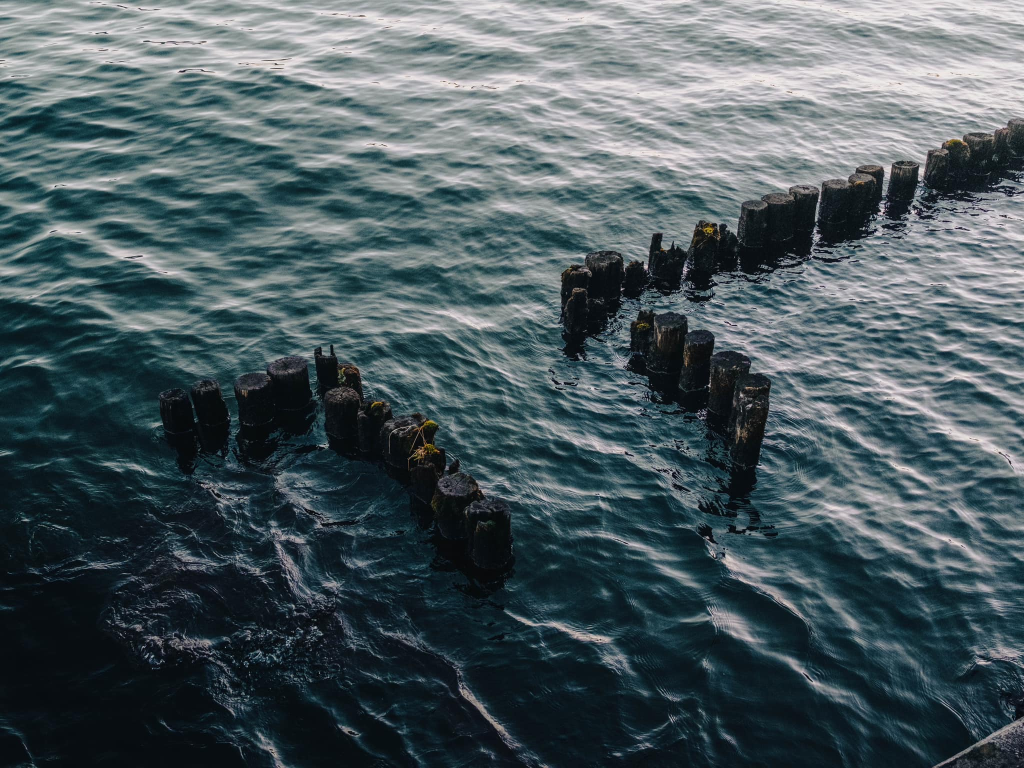
#> input picture twt/assets/823f.jpg, 2048 x 1536 px (shown at 1/2 size)
$ python intro.py
#> lines starting #> are read from the running program, lines starting #| are printed output that depends on the picture
import cv2
import random

# loads image from the specified path into a NumPy Array - in BGR format
img = cv2.imread('assets/823f.jpg', -1)
#> img is the input picture: shape (1536, 2048, 3); mean B, G, R 94, 89, 74.6
img = cv2.resize(img, (0,0), fx= 0.5, fy=0.5)
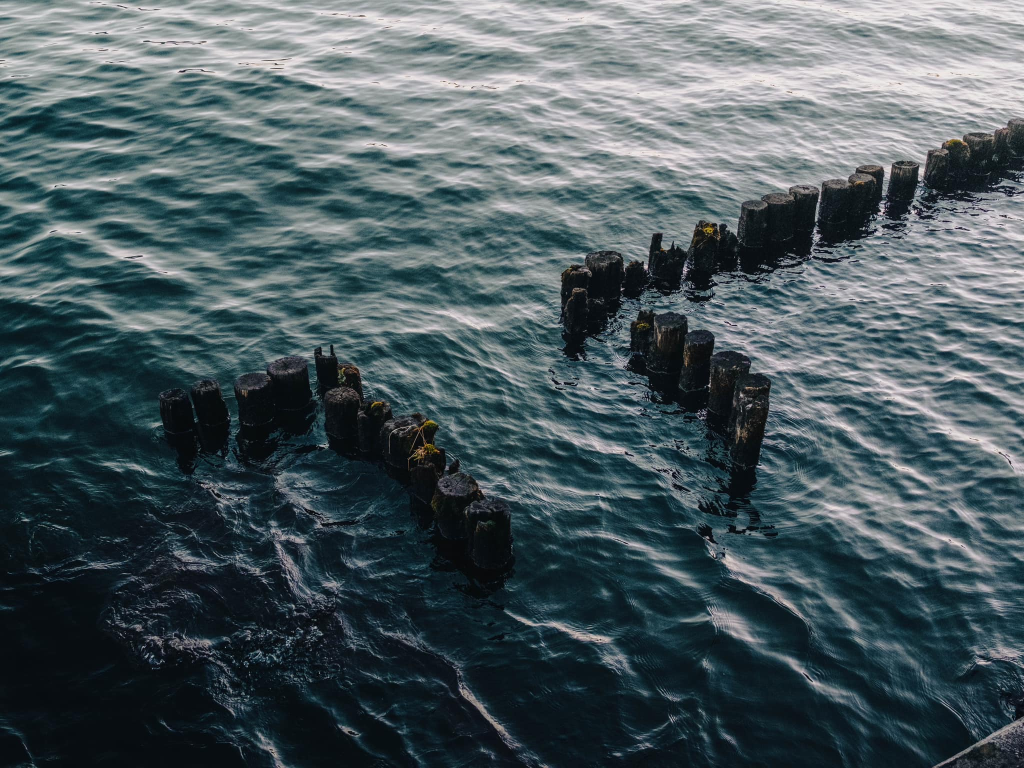
#> img: shape (768, 1024, 3); mean B, G, R 94.1, 89.1, 74.7
img = cv2.rotate(img, cv2.ROTATE_90_COUNTERCLOCKWISE)
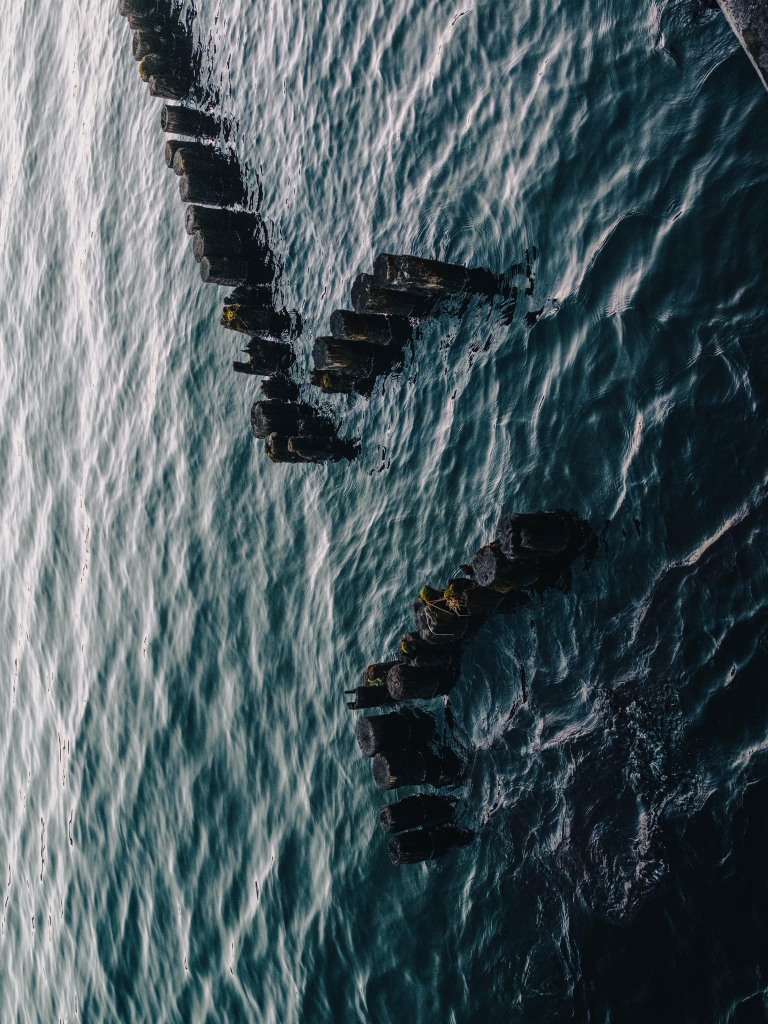
#> img: shape (1024, 768, 3); mean B, G, R 94.1, 89.1, 74.7

# save image after manipulation
cv2.imwrite('assets/my-notion-face-portrait.png', img)  # name of the file you want to store the img to, & source img

# opencv and numpy are closely related
# opencv turns its input image into a numpy array
# so if we
print(img) # it gives us a numpy array
#> (printed output is left out)
print(type(img))
#| <class 'numpy.ndarray'>
print(img.shape) # provides the height (rows), width(cols) and channels of the img
#| (1024, 768, 3)

# display image
cv2.imshow('Image', img)  # window name, image
cv2.waitKey(0)    # wait infinite amount of time, 5 means wait 5 seconds
cv2.destroyAllWindows()

# -1, cv2.IMREADER_COLOR : Loads a color image. Any transparency of image will be neglected. It is default.
# 0, cv2.IMREAD_GRAYSCALE: loads image in grayscale mode
# 1, cv2.IMREAD_UNCHANGED : loads image as such including alpha channel

$ run again, with twt/assets/rotated_img.jpg copied over twt/assets/823f.jpg
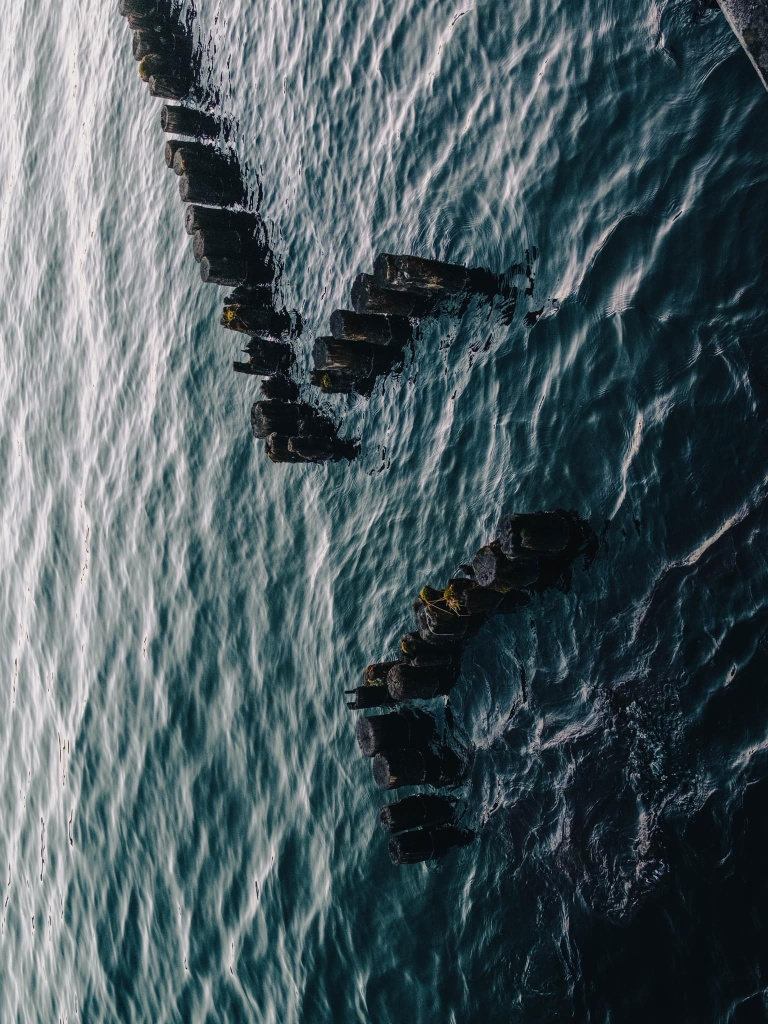
#> input picture twt/assets/rotated_img.jpg, 768 x 1024 px
#> img is the input picture: shape (1024, 768, 3); mean B, G, R 94.2, 89.1, 74.7
#> `img = cv2.rotate(img, cv2.ROTATE_90_COUNTERCLOCKWISE)`:
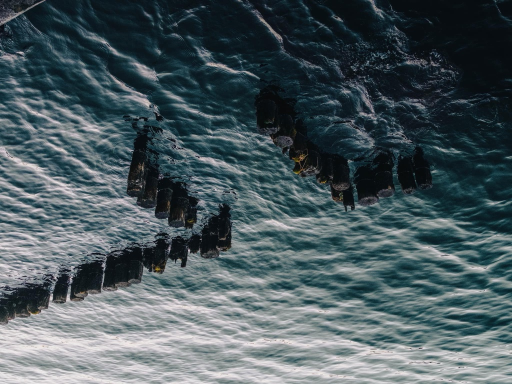
#> img: shape (384, 512, 3); mean B, G, R 94.3, 89.2, 74.8
#> (printed output is left out)
#| <class 'numpy.ndarray'>
#| (384, 512, 3)
